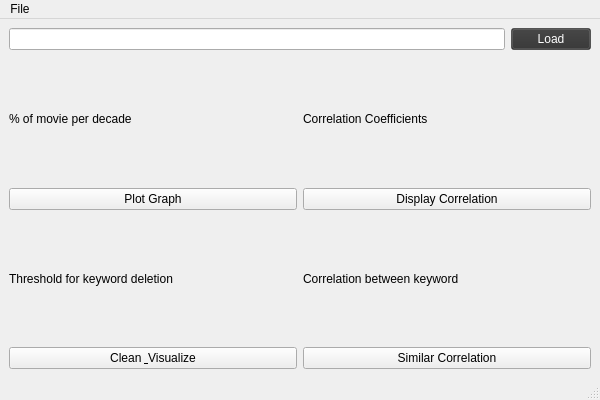
<?xml version="1.0" encoding="UTF-8"?>
<ui version="4.0">
 <class>MoviePrediction</class>
 <widget class="QMainWindow" name="MoviePrediction">
  <property name="geometry">
   <rect>
    <x>0</x>
    <y>0</y>
    <width>600</width>
    <height>400</height>
   </rect>
  </property>
  <property name="windowTitle">
   <string>MainWindow</string>
  </property>
  <widget class="QWidget" name="centralwidget">
   <property name="styleSheet">
    <string notr="true"/>
   </property>
   <layout class="QGridLayout" name="gridLayout">
    <item row="0" column="0">
     <layout class="QHBoxLayout" name="horizontalLayout">
      <item>
       <widget class="QLineEdit" name="Path"/>
      </item>
      <item>
       <widget class="QPushButton" name="Load">
        <property name="sizePolicy">
         <sizepolicy hsizetype="Fixed" vsizetype="Fixed">
          <horstretch>0</horstretch>
          <verstretch>0</verstretch>
         </sizepolicy>
        </property>
        <property name="styleSheet">
         <string notr="true">background-color: rgba(50, 50, 50, 150);
color: rgb(255, 255, 255);</string>
        </property>
        <property name="text">
         <string>Load</string>
        </property>
       </widget>
      </item>
     </layout>
    </item>
    <item row="1" column="0">
     <layout class="QHBoxLayout" name="horizontalLayout_2">
      <item>
       <layout class="QVBoxLayout" name="verticalLayout">
        <item>
         <widget class="QLabel" name="label">
          <property name="text">
           <string>% of movie per decade</string>
          </property>
         </widget>
        </item>
        <item>
         <widget class="QPushButton" name="Plot">
          <property name="text">
           <string>Plot Graph</string>
          </property>
         </widget>
        </item>
        <item>
         <widget class="QLabel" name="label_2">
          <property name="text">
           <string>Threshold for keyword deletion</string>
          </property>
         </widget>
        </item>
        <item>
         <widget class="QPushButton" name="Clean_Vis">
          <property name="text">
           <string>Clean &amp; Visualize</string>
          </property>
         </widget>
        </item>
       </layout>
      </item>
      <item>
       <layout class="QVBoxLayout" name="verticalLayout_2">
        <item>
         <widget class="QLabel" name="label_3">
          <property name="text">
           <string>Correlation Coefficients</string>
          </property>
         </widget>
        </item>
        <item>
         <widget class="QPushButton" name="Displahy_Cor">
          <property name="text">
           <string>Display Correlation</string>
          </property>
         </widget>
        </item>
        <item>
         <widget class="QLabel" name="label_4">
          <property name="text">
           <string>Correlation between keyword</string>
          </property>
         </widget>
        </item>
        <item>
         <widget class="QPushButton" name="Sim_Cor">
          <property name="text">
           <string>Similar Correlation</string>
          </property>
         </widget>
        </item>
       </layout>
      </item>
     </layout>
    </item>
   </layout>
  </widget>
  <widget class="QMenuBar" name="menubar">
   <property name="geometry">
    <rect>
     <x>0</x>
     <y>0</y>
     <width>600</width>
     <height>21</height>
    </rect>
   </property>
   <widget class="QMenu" name="menuFile">
    <property name="title">
     <string>File</string>
    </property>
    <addaction name="actionSettings"/>
    <addaction name="separator"/>
    <addaction name="actionExit"/>
   </widget>
   <addaction name="menuFile"/>
  </widget>
  <widget class="QStatusBar" name="statusbar"/>
  <action name="actionSettings">
   <property name="text">
    <string>Settings</string>
   </property>
  </action>
  <action name="actionExit">
   <property name="text">
    <string>Exit</string>
   </property>
  </action>
 </widget>
 <resources/>
 <connections/>
</ui>
